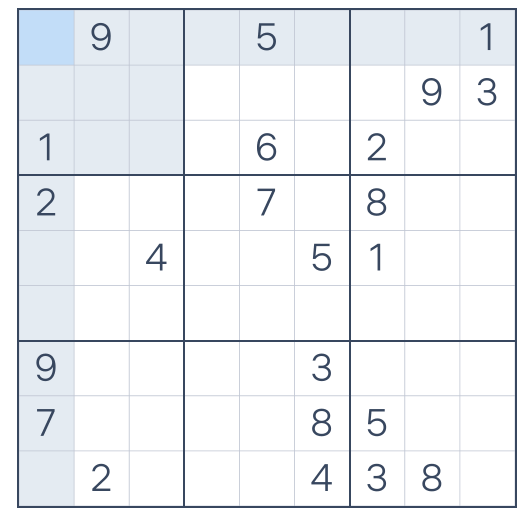
#> input picture tasks/image_task1.png, 1054 x 1038 px (shown at 1/2 size)
$ python -i grid_detector.py   (imports and definitions only)
#> lines starting #> are read from the running program, lines starting #| are printed output that depends on the picture; after the words box and inside, x2 and y2 are one past the last pixel; in counts of white or black regions, pixels touching at a corner belong together
import cv2
import numpy as np


class GridDetector:
    def detect_grid(self, image: np.ndarray) -> tuple[int, int, int, int]:
        blur = cv2.GaussianBlur(image, (9, 9), 0)
        thresh = cv2.adaptiveThreshold(
            blur,
            255,
            cv2.ADAPTIVE_THRESH_GAUSSIAN_C,
            cv2.THRESH_BINARY_INV,
            11,
            2,
        )

        contours, _ = cv2.findContours(
            thresh, cv2.RETR_EXTERNAL, cv2.CHAIN_APPROX_SIMPLE
        )

        if not contours:
            raise ValueError("Sudoku grid not found")

        biggest = max(contours, key=cv2.contourArea)
        return cv2.boundingRect(biggest)  # x, y, w, h

>>> import cv2
>>> picture = cv2.imread('../../../tasks/image_task1.png', cv2.IMREAD_GRAYSCALE)
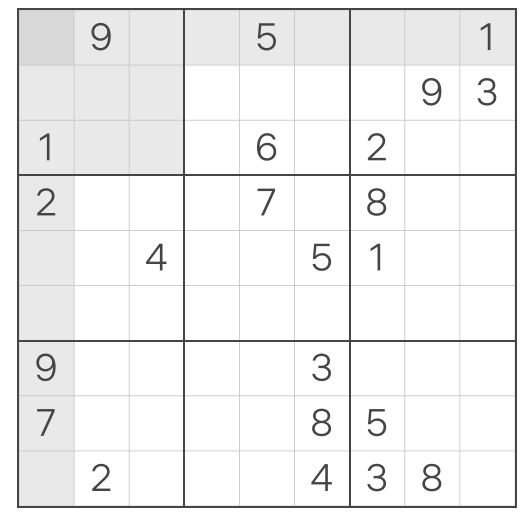
#> picture: shape (1038, 1054) (shown at 1/2 size); min 69, max 255, mean 240.9
>>> result = GridDetector().detect_grid(picture)
#> in detect_grid, `blur = cv2.GaussianBlur(image, (9, 9), 0)`:
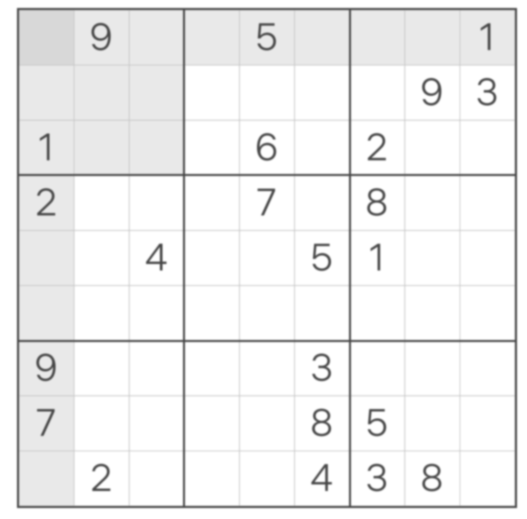
#> blur: shape (1038, 1054) (shown at 1/2 size); min 72, max 255, mean 240.9
#> in detect_grid, `thresh = cv2.adaptiveThreshold( blur, 255, cv2.ADAPTIVE_THRESH_GAUSSIA..`:
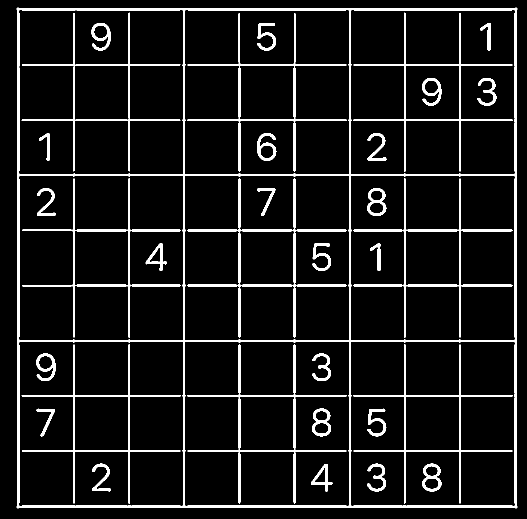
#> thresh: shape (1038, 1054) (shown at 1/2 size); 8.2% white; 33 white regions
#> in detect_grid, `contours, _ = cv2.findContours( thresh, cv2.RETR_EXTERNAL, cv2.CHAIN_A..`: contours = 1 contour; box (x1, y1, x2, y2) and area: (33, 15, 1035, 1017) 998017
#> in detect_grid, `biggest = max(contours, key=cv2.contourArea)`: biggest = contour of 24 points, box (x1, y1, x2, y2) (33, 15, 1035, 1017), area 998017
#> result = (33, 15, 1002, 1002)

$ run again, on tasks/image_task2.png
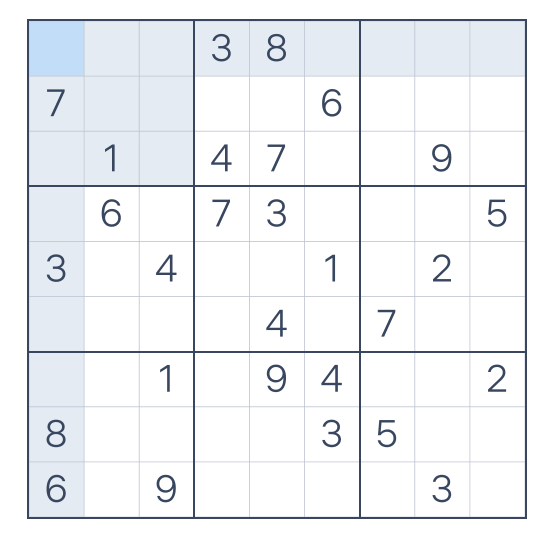
#> input picture tasks/image_task2.png, 1080 x 1074 px (shown at 1/2 size)
#> in detect_grid, `blur = cv2.GaussianBlur(image, (9, 9), 0)`:
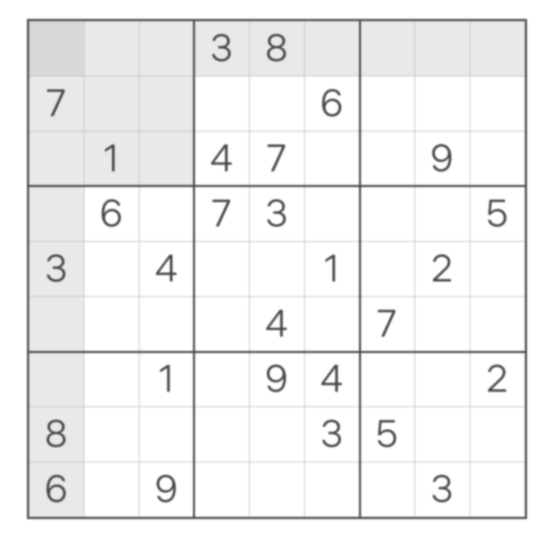
#> blur: shape (1074, 1080) (shown at 1/2 size); min 73, max 255, mean 241.2
#> in detect_grid, `thresh = cv2.adaptiveThreshold( blur, 255, cv2.ADAPTIVE_THRESH_GAUSSIA..`:
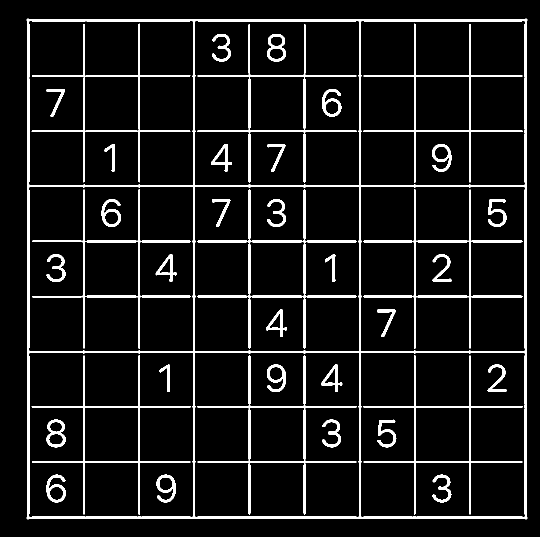
#> thresh: shape (1074, 1080) (shown at 1/2 size); 8% white; 38 white regions
#> contours = 1 contour; box (x1, y1, x2, y2) and area: (53, 37, 1055, 1039) 998017
#> biggest = contour of 24 points, box (x1, y1, x2, y2) (53, 37, 1055, 1039), area 998017
#> result = (53, 37, 1002, 1002)

$ run again, on tasks/image_task3.png
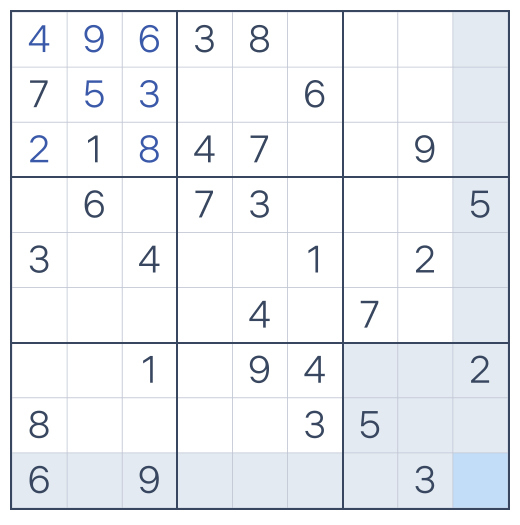
#> input picture tasks/image_task3.png, 1040 x 1050 px (shown at 1/2 size)
#> in detect_grid, `blur = cv2.GaussianBlur(image, (9, 9), 0)`:
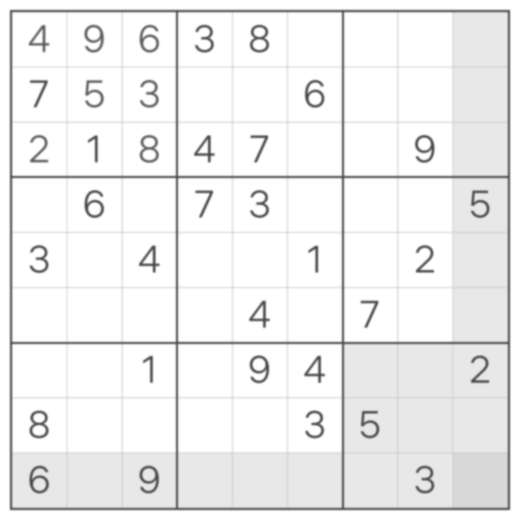
#> blur: shape (1050, 1040) (shown at 1/2 size); min 72, max 255, mean 239.4
#> in detect_grid, `thresh = cv2.adaptiveThreshold( blur, 255, cv2.ADAPTIVE_THRESH_GAUSSIA..`:
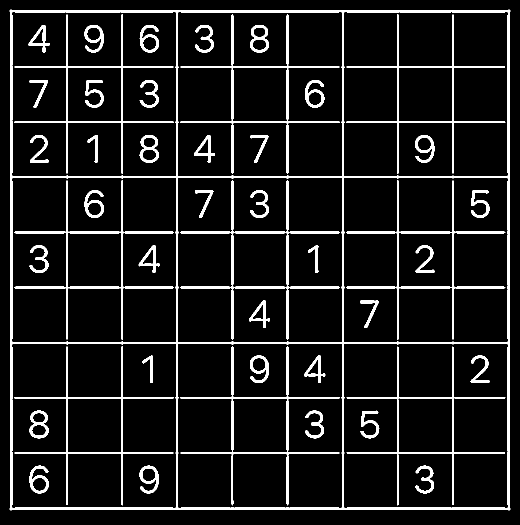
#> thresh: shape (1050, 1040) (shown at 1/2 size); 9% white; 45 white regions
#> contours = 1 contour; box (x1, y1, x2, y2) and area: (19, 19, 1021, 1021) 998017
#> biggest = contour of 24 points, box (x1, y1, x2, y2) (19, 19, 1021, 1021), area 998017
#> result = (19, 19, 1002, 1002)

$ run again, on tasks/image_task4.png
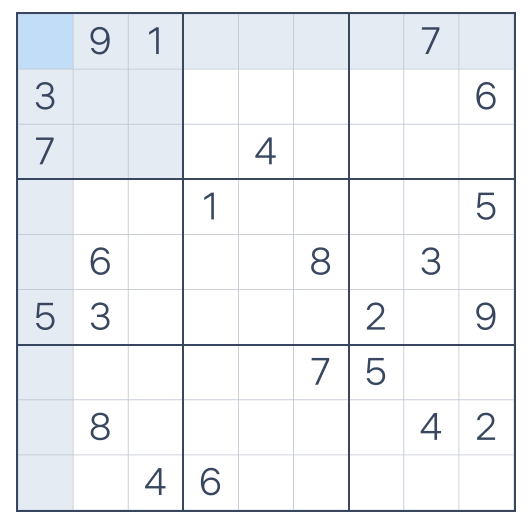
#> input picture tasks/image_task4.png, 1058 x 1054 px (shown at 1/2 size)
#> in detect_grid, `blur = cv2.GaussianBlur(image, (9, 9), 0)`:
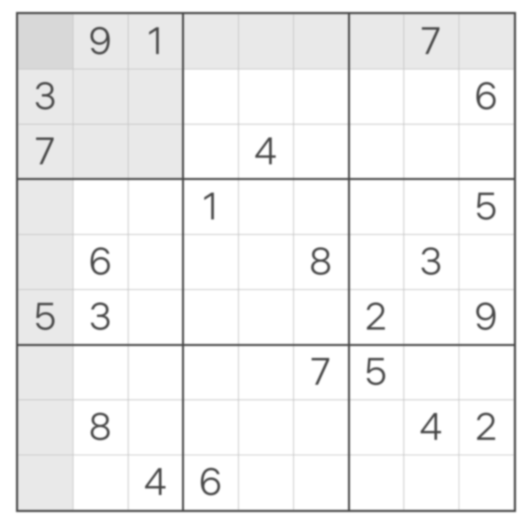
#> blur: shape (1054, 1058) (shown at 1/2 size); min 72, max 255, mean 241.1
#> in detect_grid, `thresh = cv2.adaptiveThreshold( blur, 255, cv2.ADAPTIVE_THRESH_GAUSSIA..`:
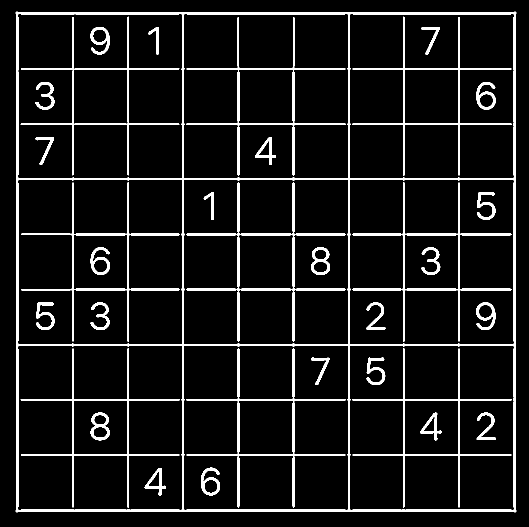
#> thresh: shape (1054, 1058) (shown at 1/2 size); 8.1% white; 33 white regions
#> contours = 1 contour; box (x1, y1, x2, y2) and area: (31, 23, 1033, 1025) 998017
#> biggest = contour of 24 points, box (x1, y1, x2, y2) (31, 23, 1033, 1025), area 998017
#> result = (31, 23, 1002, 1002)
